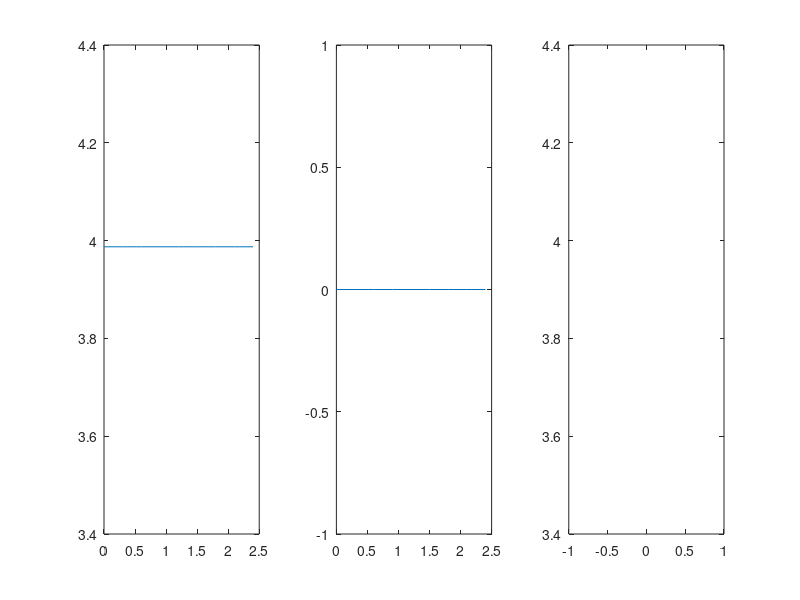

This figure's MATLAB source:
S = load('fisheriris.mat');

X = S.meas .* (S.meas > 0);
y = [ones(50,1); 2 .* ones(50,1); 3 .* ones(50,1)];

approx_error_nnsc = zeros(8, 1);
error_nnsc = zeros(8, 1);

lambda_v = zeros(8, 1);

epsilon_1 = 10 ^ -2;
epsilon_2 = 10 ^ -5;

lambda = 4;
meu = 0.0001;

[rows, cols] = size(X);
r = min(rows, cols);

k = 1;

for lambda = 0.001 : 0.3: 2.401
epsilon1 = 0;
epsilon2 = 0;

A = randn(rows, r);
S = zeros(r, cols);

A_new = zeros(rows, r);
S_new = zeros(r, cols);

A = (A + abs(A))/2;
S = (S + abs(S))/2;

for i = 1:r
   A(:, i) = A(:, i)/norm(A(:, i)); %we normalise the ith column of A
end

w_new = zeros(1, r);
w = zeros(1, r);

while true 
    for i = 1:rows
        epsilon_w = 1000;
        w_new = A(i, :);
      
        while epsilon_w >= epsilon_1
            w = w_new;
        
            w_new = w - meu * (w * S - X(i, :)) * S';
            epsilon_w = norm(w_new - w);
        end
    
        A(i, :) = (w_new + abs(w_new))/2;
    
    end
    
    S_new = S .* (A' * X) ./ (A' * A * S + lambda);
    S_new = (S_new + abs(S_new))/2;
    
    epsilon2 = norm(S_new - S, 'fro') / sqrt(r * cols);
    
    if (epsilon2 < epsilon_2) %when the new S is not very different from old S
        break; %no point in continuing
    end
    
    S = S_new; 
end

sum = 0;

for i = 1:cols
    sum = sum + norm(S_new(:, i), 1);
end 

approx_error_nnsc(k, 1) = norm(X - A_new * S_new, 'fro') / sqrt(rows * cols);

error_nnsc(k, 1) = sum;
lambda_v(k, 1) = lambda;

k = k + 1;
end

figure;
subplot(1,3,1);
title('Lambda vs error');
xlabel('Lambda');
ylabel('Error');
plot(lambda_v, approx_error_nnsc);

subplot(1,3,2);
title('Lambda vs sparsity');
xlabel('Lambda');
ylabel('Error');
plot(lambda_v, error_nnsc);

subplot(1,3,3);
title('Error vs sparsity');
xlabel('Sparsity');
ylabel('Error');
plot(error_nnsc, approx_error_nnsc);
